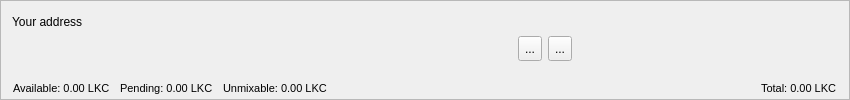
<?xml version="1.0" encoding="UTF-8"?>
<ui version="4.0">
 <class>AccountFrame</class>
 <widget class="QFrame" name="AccountFrame">
  <property name="geometry">
   <rect>
    <x>0</x>
    <y>0</y>
    <width>850</width>
    <height>100</height>
   </rect>
  </property>
  <property name="minimumSize">
   <size>
    <width>0</width>
    <height>100</height>
   </size>
  </property>
  <property name="maximumSize">
   <size>
    <width>16777215</width>
    <height>100</height>
   </size>
  </property>
  <property name="windowTitle">
   <string>Frame</string>
  </property>
  <property name="frameShape">
   <enum>QFrame::StyledPanel</enum>
  </property>
  <property name="frameShadow">
   <enum>QFrame::Plain</enum>
  </property>
  <property name="lineWidth">
   <number>0</number>
  </property>
  <layout class="QVBoxLayout" name="verticalLayout">
   <property name="spacing">
    <number>4</number>
   </property>
   <item>
    <layout class="QHBoxLayout" name="horizontalLayout_2">
     <item>
      <widget class="QLabel" name="label">
       <property name="minimumSize">
        <size>
         <width>0</width>
         <height>20</height>
        </size>
       </property>
       <property name="maximumSize">
        <size>
         <width>16777215</width>
         <height>20</height>
        </size>
       </property>
       <property name="text">
        <string>Your address</string>
       </property>
      </widget>
     </item>
     <item>
      <spacer name="horizontalSpacer_6">
       <property name="orientation">
        <enum>Qt::Horizontal</enum>
       </property>
       <property name="sizeHint" stdset="0">
        <size>
         <width>788</width>
         <height>20</height>
        </size>
       </property>
      </spacer>
     </item>
    </layout>
   </item>
   <item>
    <layout class="QHBoxLayout" name="horizontalLayout">
     <property name="spacing">
      <number>6</number>
     </property>
     <property name="sizeConstraint">
      <enum>QLayout::SetMinimumSize</enum>
     </property>
     <item>
      <widget class="QLabel" name="m_addressLabel">
       <property name="sizePolicy">
        <sizepolicy hsizetype="Preferred" vsizetype="Preferred">
         <horstretch>0</horstretch>
         <verstretch>0</verstretch>
        </sizepolicy>
       </property>
       <property name="minimumSize">
        <size>
         <width>500</width>
         <height>24</height>
        </size>
       </property>
       <property name="maximumSize">
        <size>
         <width>16777215</width>
         <height>24</height>
        </size>
       </property>
       <property name="baseSize">
        <size>
         <width>700</width>
         <height>24</height>
        </size>
       </property>
       <property name="font">
        <font>
         <bold>false</bold>
        </font>
       </property>
       <property name="cursor">
        <cursorShape>IBeamCursor</cursorShape>
       </property>
       <property name="toolTip">
        <string>Your receiving address</string>
       </property>
       <property name="whatsThis">
        <string>This is your account address</string>
       </property>
       <property name="text">
        <string/>
       </property>
       <property name="alignment">
        <set>Qt::AlignLeading|Qt::AlignLeft|Qt::AlignVCenter</set>
       </property>
       <property name="textInteractionFlags">
        <set>Qt::TextSelectableByKeyboard|Qt::TextSelectableByMouse</set>
       </property>
      </widget>
     </item>
     <item>
      <widget class="QToolButton" name="m_copyButton">
       <property name="minimumSize">
        <size>
         <width>0</width>
         <height>25</height>
        </size>
       </property>
       <property name="toolTip">
        <string>Copy address</string>
       </property>
       <property name="statusTip">
        <string/>
       </property>
       <property name="whatsThis">
        <string/>
       </property>
       <property name="text">
        <string>...</string>
       </property>
       <property name="icon">
        <iconset resource="../../resources.qrc">
         <normaloff>:/icons/copy_white</normaloff>:/icons/copy_white</iconset>
       </property>
      </widget>
     </item>
     <item>
      <widget class="QToolButton" name="m_qrButton">
       <property name="minimumSize">
        <size>
         <width>0</width>
         <height>25</height>
        </size>
       </property>
       <property name="toolTip">
        <string>Show QR code</string>
       </property>
       <property name="statusTip">
        <string/>
       </property>
       <property name="text">
        <string>...</string>
       </property>
       <property name="icon">
        <iconset resource="../../resources.qrc">
         <normaloff>:/icons/qrcode</normaloff>:/icons/qrcode</iconset>
       </property>
      </widget>
     </item>
     <item>
      <spacer name="horizontalSpacer_4">
       <property name="orientation">
        <enum>Qt::Horizontal</enum>
       </property>
       <property name="sizeHint" stdset="0">
        <size>
         <width>1</width>
         <height>20</height>
        </size>
       </property>
      </spacer>
     </item>
    </layout>
   </item>
   <item>
    <widget class="QFrame" name="m_accountBalances">
     <property name="minimumSize">
      <size>
       <width>0</width>
       <height>30</height>
      </size>
     </property>
     <property name="baseSize">
      <size>
       <width>0</width>
       <height>40</height>
      </size>
     </property>
     <layout class="QHBoxLayout" name="horizontalLayout_3">
      <property name="spacing">
       <number>0</number>
      </property>
      <property name="sizeConstraint">
       <enum>QLayout::SetMinimumSize</enum>
      </property>
      <property name="leftMargin">
       <number>1</number>
      </property>
      <property name="topMargin">
       <number>1</number>
      </property>
      <property name="rightMargin">
       <number>1</number>
      </property>
      <property name="bottomMargin">
       <number>1</number>
      </property>
      <item>
       <widget class="QLabel" name="m_actualBalanceLabel">
        <property name="minimumSize">
         <size>
          <width>0</width>
          <height>30</height>
         </size>
        </property>
        <property name="maximumSize">
         <size>
          <width>16777215</width>
          <height>30</height>
         </size>
        </property>
        <property name="baseSize">
         <size>
          <width>0</width>
          <height>30</height>
         </size>
        </property>
        <property name="font">
         <font>
          <pointsize>8</pointsize>
          <bold>false</bold>
         </font>
        </property>
        <property name="toolTip">
         <string>Spendable balance</string>
        </property>
        <property name="text">
         <string notr="true">Available: 0.00 LKC</string>
        </property>
        <property name="textFormat">
         <enum>Qt::RichText</enum>
        </property>
        <property name="alignment">
         <set>Qt::AlignBottom|Qt::AlignLeading|Qt::AlignLeft</set>
        </property>
        <property name="textInteractionFlags">
         <set>Qt::LinksAccessibleByMouse|Qt::TextSelectableByMouse</set>
        </property>
       </widget>
      </item>
      <item>
       <spacer name="horizontalSpacer">
        <property name="orientation">
         <enum>Qt::Horizontal</enum>
        </property>
        <property name="sizeType">
         <enum>QSizePolicy::Fixed</enum>
        </property>
        <property name="sizeHint" stdset="0">
         <size>
          <width>10</width>
          <height>20</height>
         </size>
        </property>
       </spacer>
      </item>
      <item>
       <widget class="QLabel" name="m_pendingBalanceLabel">
        <property name="minimumSize">
         <size>
          <width>0</width>
          <height>30</height>
         </size>
        </property>
        <property name="maximumSize">
         <size>
          <width>16777215</width>
          <height>30</height>
         </size>
        </property>
        <property name="baseSize">
         <size>
          <width>0</width>
          <height>30</height>
         </size>
        </property>
        <property name="font">
         <font>
          <pointsize>8</pointsize>
          <bold>false</bold>
         </font>
        </property>
        <property name="toolTip">
         <string>Awaiting network confirmation</string>
        </property>
        <property name="text">
         <string notr="true">Pending: 0.00 LKC</string>
        </property>
        <property name="textFormat">
         <enum>Qt::RichText</enum>
        </property>
        <property name="alignment">
         <set>Qt::AlignBottom|Qt::AlignLeading|Qt::AlignLeft</set>
        </property>
        <property name="textInteractionFlags">
         <set>Qt::LinksAccessibleByMouse|Qt::TextSelectableByMouse</set>
        </property>
       </widget>
      </item>
      <item>
       <spacer name="horizontalSpacer_3">
        <property name="orientation">
         <enum>Qt::Horizontal</enum>
        </property>
        <property name="sizeType">
         <enum>QSizePolicy::Fixed</enum>
        </property>
        <property name="sizeHint" stdset="0">
         <size>
          <width>10</width>
          <height>20</height>
         </size>
        </property>
       </spacer>
      </item>
      <item>
       <widget class="QLabel" name="m_unmixableBalanceLabel">
        <property name="minimumSize">
         <size>
          <width>0</width>
          <height>30</height>
         </size>
        </property>
        <property name="maximumSize">
         <size>
          <width>16777215</width>
          <height>30</height>
         </size>
        </property>
        <property name="baseSize">
         <size>
          <width>0</width>
          <height>30</height>
         </size>
        </property>
        <property name="font">
         <font>
          <pointsize>8</pointsize>
          <bold>false</bold>
         </font>
        </property>
        <property name="toolTip">
         <string>Spendable only with zero privacy level</string>
        </property>
        <property name="text">
         <string notr="true">Unmixable: 0.00 LKC</string>
        </property>
        <property name="textFormat">
         <enum>Qt::RichText</enum>
        </property>
        <property name="alignment">
         <set>Qt::AlignBottom|Qt::AlignLeading|Qt::AlignLeft</set>
        </property>
        <property name="textInteractionFlags">
         <set>Qt::LinksAccessibleByMouse|Qt::TextSelectableByMouse</set>
        </property>
       </widget>
      </item>
      <item>
       <spacer name="horizontalSpacer_2">
        <property name="orientation">
         <enum>Qt::Horizontal</enum>
        </property>
        <property name="sizeHint" stdset="0">
         <size>
          <width>100</width>
          <height>17</height>
         </size>
        </property>
       </spacer>
      </item>
      <item>
       <widget class="QLabel" name="m_totalBalanceLabel">
        <property name="minimumSize">
         <size>
          <width>0</width>
          <height>30</height>
         </size>
        </property>
        <property name="maximumSize">
         <size>
          <width>16777215</width>
          <height>30</height>
         </size>
        </property>
        <property name="baseSize">
         <size>
          <width>0</width>
          <height>30</height>
         </size>
        </property>
        <property name="font">
         <font>
          <pointsize>8</pointsize>
          <bold>false</bold>
         </font>
        </property>
        <property name="toolTip">
         <string>Total balance</string>
        </property>
        <property name="text">
         <string notr="true">Total: 0.00 LKC</string>
        </property>
        <property name="textFormat">
         <enum>Qt::RichText</enum>
        </property>
        <property name="alignment">
         <set>Qt::AlignBottom|Qt::AlignLeading|Qt::AlignLeft</set>
        </property>
        <property name="textInteractionFlags">
         <set>Qt::LinksAccessibleByMouse|Qt::TextSelectableByMouse</set>
        </property>
       </widget>
      </item>
     </layout>
    </widget>
   </item>
  </layout>
 </widget>
 <resources>
  <include location="../../resources.qrc"/>
 </resources>
 <connections>
  <connection>
   <sender>m_copyButton</sender>
   <signal>clicked()</signal>
   <receiver>AccountFrame</receiver>
   <slot>copyAddress()</slot>
   <hints>
    <hint type="sourcelabel">
     <x>818</x>
     <y>26</y>
    </hint>
    <hint type="destinationlabel">
     <x>422</x>
     <y>295</y>
    </hint>
   </hints>
  </connection>
  <connection>
   <sender>m_qrButton</sender>
   <signal>clicked()</signal>
   <receiver>AccountFrame</receiver>
   <slot>showQR()</slot>
   <hints>
    <hint type="sourcelabel">
     <x>802</x>
     <y>34</y>
    </hint>
    <hint type="destinationlabel">
     <x>494</x>
     <y>35</y>
    </hint>
   </hints>
  </connection>
 </connections>
 <slots>
  <slot>copyAddress()</slot>
 </slots>
</ui>
